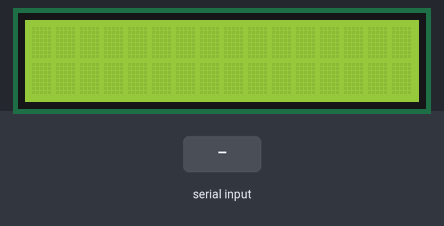
A sketch run on a simulated Arduino Uno, built with avr-gcc and run on an emulated ATmega328P. On the bench: 16×2 character LCD. The test bench sets the inputs (shaded band).

Above: at 1.2 s.
1.3 s: "Artist: \n" received over Serial
At 1.8 s:
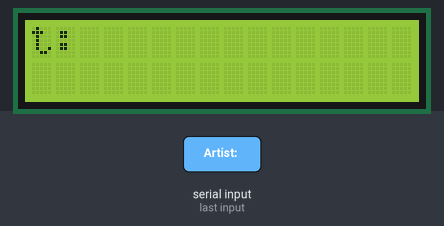
4.3 s: "Album: \n" received over Serial
At 6.5 s:
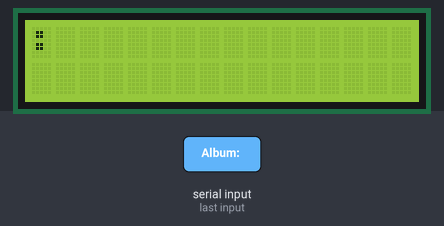
6.8 s: "Song: \n" received over Serial
At 10.3 s:
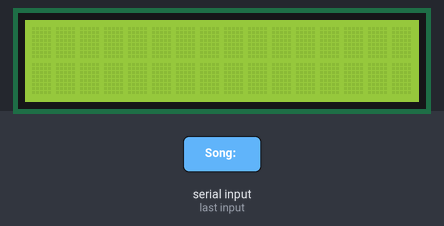
Timing chart, 0 to 11.8 s (numbered marks = the images above; inputs shaded):
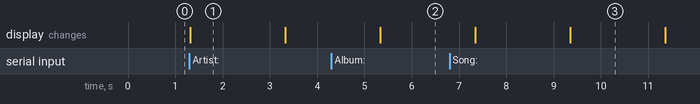

Measured:
- after the input at 1.3 s, the display: changes at once (image 1)
- after the input at 4.3 s, the display: changes after 1.0 s (image 2)
- after the input at 6.8 s, the display: first differs from a run without the input after 2.6 s (image 3)
- what the display in image 1 shows lasts 2.0 s, from 1.3 s to 3.3 s

The sketch:

ArduinoIDEcodeSpotify.ino
```cpp
#include <Wire.h>
#include <LiquidCrystal_I2C.h>


LiquidCrystal_I2C lcd(0x27, 16, 2);

void setup() {
  lcd.begin(16, 2);
  lcd.backlight();
  Serial.begin(9600);
}

void loop() {
  if (Serial.available()) {
    String data = Serial.readStringUntil('\n');

    int songIndex = data.indexOf("Song: ");
    int artistIndex = data.indexOf("Artist: ");
    int albumIndex = data.indexOf("Album: ");

    String song = data.substring(songIndex + 6, artistIndex - 3);
    String artist = data.substring(artistIndex + 8, albumIndex - 3);
    String album = data.substring(albumIndex + 7);

    lcd.clear();
    lcd.setCursor(0, 0);
    lcd.print(song);

    lcd.setCursor(0, 1);
    lcd.print(artist);
    delay(2000);

    lcd.clear();
    lcd.setCursor(0, 0);
    lcd.print("Album:");
    lcd.setCursor(0, 1);
    lcd.print(album);

    delay(2000);
  }
}
```
